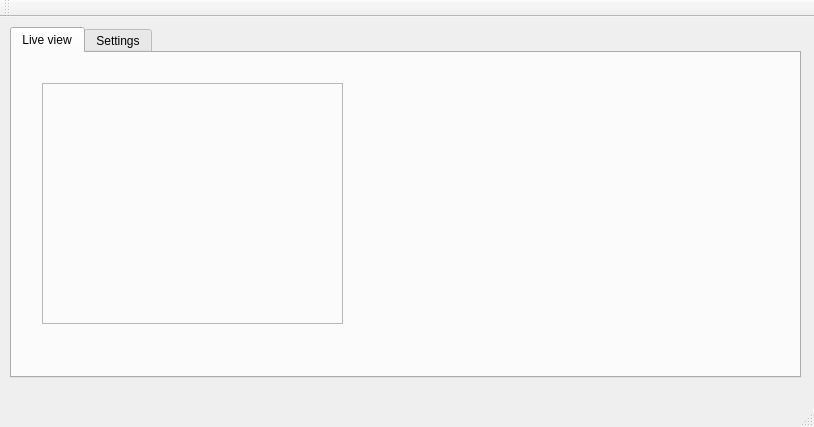
<?xml version="1.0" encoding="UTF-8"?>
<ui version="4.0">
 <class>MainWindow</class>
 <widget class="QMainWindow" name="MainWindow">
  <property name="geometry">
   <rect>
    <x>0</x>
    <y>0</y>
    <width>814</width>
    <height>427</height>
   </rect>
  </property>
  <property name="windowTitle">
   <string>Real-Time Digits</string>
  </property>
  <widget class="QWidget" name="centralWidget">
   <widget class="QTabWidget" name="tabWidget">
    <property name="geometry">
     <rect>
      <x>10</x>
      <y>10</y>
      <width>791</width>
      <height>351</height>
     </rect>
    </property>
    <property name="currentIndex">
     <number>0</number>
    </property>
    <widget class="QWidget" name="tab">
     <attribute name="title">
      <string>Live view</string>
     </attribute>
     <widget class="QFrame" name="frame">
      <property name="geometry">
       <rect>
        <x>30</x>
        <y>30</y>
        <width>301</width>
        <height>241</height>
       </rect>
      </property>
      <property name="frameShape">
       <enum>QFrame::StyledPanel</enum>
      </property>
      <property name="frameShadow">
       <enum>QFrame::Raised</enum>
      </property>
     </widget>
    </widget>
    <widget class="QWidget" name="tab1">
     <attribute name="title">
      <string>Settings</string>
     </attribute>
     <widget class="QGroupBox" name="groupBox">
      <property name="geometry">
       <rect>
        <x>10</x>
        <y>10</y>
        <width>761</width>
        <height>61</height>
       </rect>
      </property>
      <property name="title">
       <string>Path to digits script</string>
      </property>
      <widget class="QLineEdit" name="lineEdit">
       <property name="geometry">
        <rect>
         <x>0</x>
         <y>20</y>
         <width>761</width>
         <height>27</height>
        </rect>
       </property>
      </widget>
     </widget>
    </widget>
   </widget>
  </widget>
  <widget class="QMenuBar" name="menuBar">
   <property name="geometry">
    <rect>
     <x>0</x>
     <y>0</y>
     <width>814</width>
     <height>25</height>
    </rect>
   </property>
  </widget>
  <widget class="QToolBar" name="mainToolBar">
   <attribute name="toolBarArea">
    <enum>TopToolBarArea</enum>
   </attribute>
   <attribute name="toolBarBreak">
    <bool>false</bool>
   </attribute>
  </widget>
  <widget class="QStatusBar" name="statusBar"/>
 </widget>
 <layoutdefault spacing="6" margin="11"/>
 <resources/>
 <connections/>
</ui>
